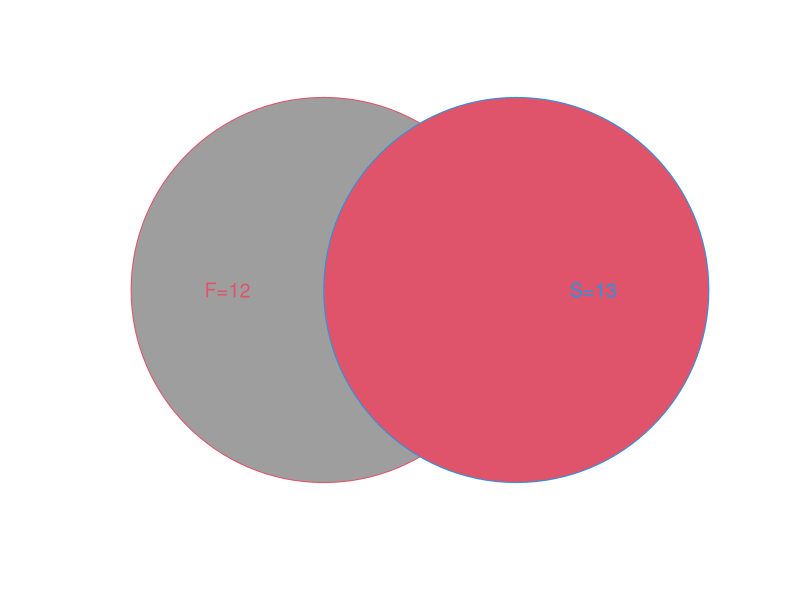

The R source for this figure: (Note: this script raises an error after producing the figure.)
## ---- chunk 1
# Set up a blank plot
plot(1, type="n", xlim=c(4,5), ylim=c(1,7), axes=FALSE, xlab="", ylab="", asp=1)

# Draw the two circles
symbols(3, 4, circles=3, inches=FALSE, add=TRUE, fg=2, bg=8)
symbols(6, 4, circles=3, inches=FALSE, add=TRUE, fg=4, bg=10)

# Add text
# Add text to the left circle ("F=12")
text(1.5, 4, "F=12", cex=1.2, col=2)

# Add text to the right circle ("S=13")
text(7.2, 4, "S=13", cex=1.2, col=4)

# Add intersection
text(4.5, 4, TeX("$P(F \\cap S)=3$"), cex=1.2, col=1)
## ---- chunk 2
# Set up a blank plot
plot(1, type="n", xlim=c(4,5), ylim=c(1,7), axes=FALSE, xlab="", ylab="", asp=1)

# Draw the two circles
symbols(1, 4, circles=3, inches=FALSE, add=TRUE, fg=2, bg=8)
symbols(7.2, 4, circles=3, inches=FALSE, add=TRUE, fg=4, bg=10)

# Add text
text(1, 4, "J=4", cex=1.2, col=2)
text(7.2, 4, "Q=4", cex=1.2, col=4)
## ---- chunk 3
# Set up a blank plot
plot(1, type="n", xlim=c(4,5), ylim=c(1,10), axes=FALSE, xlab="", ylab="", asp=1)

# Draw the two circles
symbols(2, 4, circles=3, inches=FALSE, add=TRUE, fg=2, bg=8)
symbols(4, 7, circles=3, inches=FALSE, add=TRUE, fg=3, bg=9)
symbols(6, 4, circles=3, inches=FALSE, add=TRUE, fg=4, bg=10)

# Add 
text(9, 8, "All three events", cex=1.2, col=1, pos=3)
segments(4, 5, 9, 8)

text(2, 4, "Event A", cex=1.2, col=2, pos=2)
text(4, 7, "Event B", cex=1.2, col=3, pos=3)
text(6, 4, "Event C", cex=1.2, col=4, pos=4)
## ---- chunk 4
# Set up blank plot
plot(1, type="n", xlim=c(0,10), ylim=c(1,10), axes=FALSE, xlab="", ylab="")

# Core node (left)
points(1, 5, pch=21, bg=15, cex=2)

text(0.5, 5.7, "6 students", cex=1.3)

# First layer of branches: p1 and p2
segments(1, 5, 3, 7, lwd=2)  # p1 - upper path
segments(1, 5, 3, 3, lwd=2)  # p2 - lower path
points(3, 7, pch=21, bg=3, cex=2)
points(3, 3, pch=21, bg=4, cex=2)

text(3.1, 10, "The first one is:", cex=1.3, col=1)
text(3.1, 8, "Vampire", cex=1.1, col=3)
text(3.1, 4, "Not Vampire", cex=1.1, col=4)

text(1.9, 7, TeX("$P(V) = \\frac{4}{6}$"), cex=1.1, col=3)
text(1.9, 3, TeX("$P(NV) = \\frac{2}{6}$"), cex=1.1, col=4)

# Second layer of branches: p3 and p4 from each branch
segments(3, 7, 6, 8, lwd=2)  # p3 from p1
segments(3, 7, 6, 6, lwd=2)  # p4 from p1
segments(3, 3, 6, 4, lwd=2)  # p3 from p2
segments(3, 3, 6, 2, lwd=2)  # p4 from p2

text(6, 10, "The second one is:", cex=1.3, col=1)

points(6, 8, pch=21, bg=7, cex=2)
text(6, 8, "Vampire", cex=1.1, col=7, pos=4)
points(6, 6, pch=21, bg=6, cex=2)
text(6, 6, "Not Vampire", cex=1.1, col=6, pos=4)
points(6, 4, pch=21, bg=7, cex=2)
text(6, 4, "Vampire", cex=1.1, col=7, pos=4)
points(6, 2, pch=21, bg=6, cex=2)
text(6, 2, "Not Vampire", cex=1.1, col=6, pos=4)

# Probabilities
text(4.5, 8.5, TeX("$P(V) = \\frac{3}{5}$"), cex=1.1, col=7)
text(5, 5.5, TeX("$P(NV) = \\frac{2}{5}$"), cex=1.1, col=6)
text(4.5, 4.4, TeX("$P(V) = \\frac{4}{5}$"), cex=1.1, col=7)
text(5, 1.5, TeX("$P(NV) = \\frac{1}{5}$"), cex=1.1, col=6)
## ---- chunk 5
# Set up a blank plot
plot(1, type="n", xlim=c(4,5), ylim=c(1,7), axes=FALSE, xlab="", ylab="", asp=1)

# Draw the two circles
symbols(3, 4, circles=3, inches=FALSE, add=TRUE, fg=2, bg=8)
symbols(6, 4, circles=3, inches=FALSE, add=TRUE, fg=4, bg=10)

# Add text
# Add text to the left circle ("F=12")
text(2.5, 4, "A", cex=1.2, col=2, pos=2)

# Add text to the right circle ("S=13")
text(6.5, 4, "B", cex=1.2, col=4, pos=4)

# Add intersection
text(4.5, 4, TeX("$A \\cap B$"), cex=1.2, col=1)
